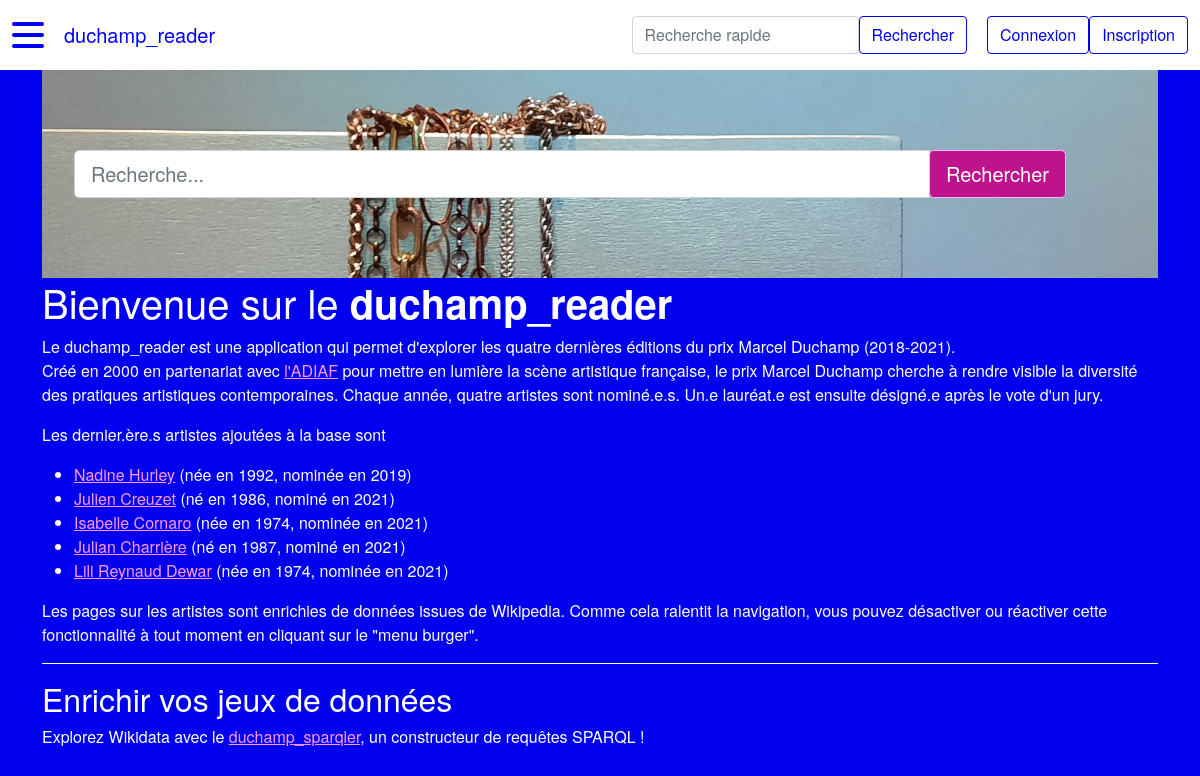
Before: / with the older database file.
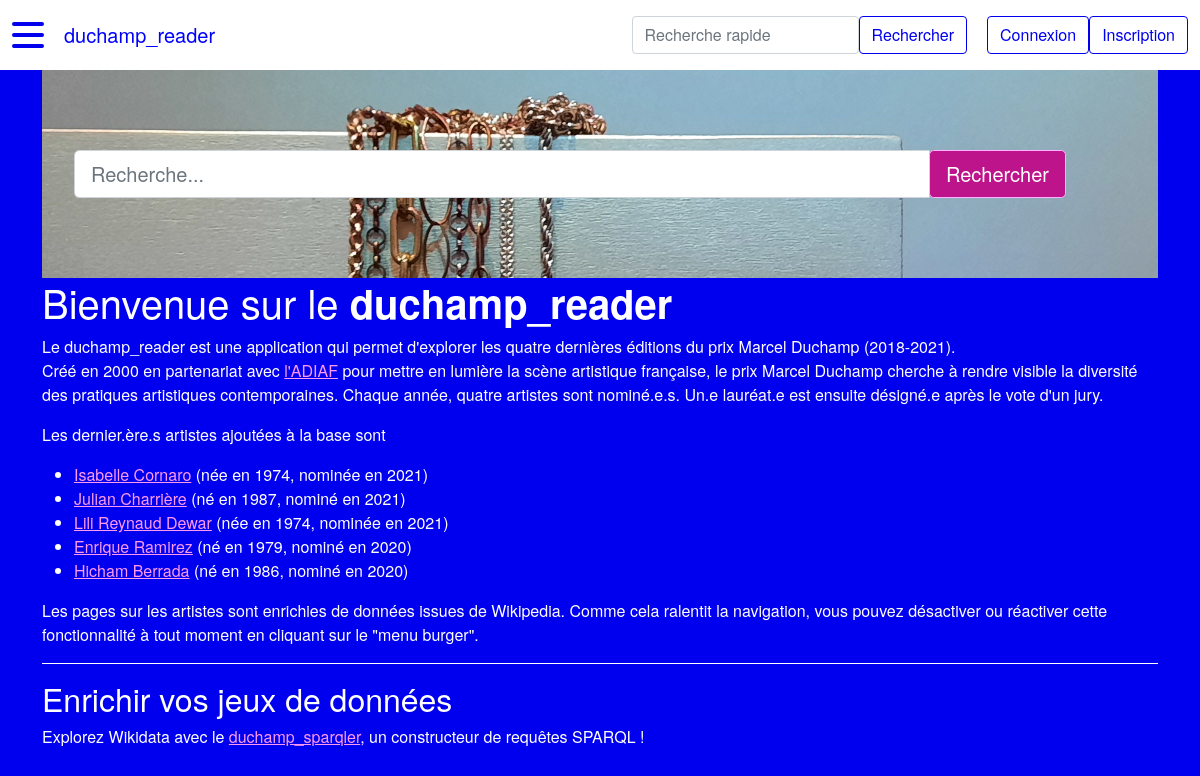
After: the same page with the newer database file.
### duchamp_reader/modeles/classes_generic.py (models this page shows, shortened)
class Artiste(db.Model):
    __tablename__ = "artiste"
    id = db.Column(db.Integer, unique=True, nullable=False, primary_key=True, autoincrement=True)
    nom = db.Column(db.Text, nullable=False)
    prenom = db.Column(db.Text, nullable=False)
    annee_naissance = db.Column(db.Integer) # format YYYY
    genre = db.Column(db.String(1))  # M : masculin, F : femme, A : autre/non-binaire
    id_wikidata = db.Column(db.Text)
    id_ville_naissance = db.Column(db.Integer, db.ForeignKey("ville.id"))
    id_ville_residence = db.Column(db.Integer, db.ForeignKey("ville.id"))
    classname = db.Column(db.Text, nullable=False, default="artiste")
    authorship = db.relationship("AuthorshipArtiste", back_populates="artiste")
    represent = db.relationship("RelationRepresente", back_populates="artiste")
    ville_naissance = db.relationship("Ville", foreign_keys=[id_ville_naissance],
                                      backref="artiste_ville_naissance", uselist=False)
    ville_residence = db.relationship("Ville", foreign_keys=[id_ville_residence],
                                      backref="artiste_ville_residence", uselist=False)
    nomination = db.relationship("Nomination", back_populates="artiste", uselist=False)
    @hybrid.hybrid_property
    def full(self):
        return self.prenom + " " + self.nom

class Nomination(db.Model):
    __tablename__ = "nomination"
    id = db.Column(db.Integer, unique=True, nullable=False, primary_key=True, autoincrement=True)
    annee = db.Column(db.Integer, nullable=False) # format YYYY
    laureat = db.Column(db.Boolean, nullable=False, default=0) # 1 si lauréat, 0 si non
    id_artiste = db.Column(db.Integer, db.ForeignKey("artiste.id"), nullable=False)
    id_theme = db.Column(db.Integer, db.ForeignKey("theme.id"), nullable=False)
    classname = db.Column(db.Text, nullable=False, default="nomination")
    authorship = db.relationship("AuthorshipNomination", back_populates="nomination")
    artiste = db.relationship("Artiste", back_populates="nomination")
    theme = db.relationship("Theme", back_populates="nomination", uselist=False)

### duchamp_reader/routes.py (the view)
@app.route("/")
def accueil():
    artistes = Artiste.query.order_by(Artiste.id.desc()).limit(5).all()
    return render_template("pages/accueil.html", artistes=artistes,
                           last_nominations=last_nominations, last_artistes=last_artistes, last_galeries=last_galeries,
                           last_themes=last_themes, last_villes=last_villes)

### duchamp_reader/templates/pages/accueil.html
{% extends "conteneur.html" %}
{% block homesearch %}
    {% include "partials/recherche.html" %}
{% endblock %}
{% block corps %}
    <h1>Bienvenue sur le <strong>duchamp_reader</strong></h1>
    <p>Le duchamp_reader est une application qui permet d'explorer les quatre dernières
        éditions du prix Marcel Duchamp (2018-2021).<br>
        Créé en 2000 en partenariat avec <a href="https://www.adiaf.com/">l'ADIAF</a>
        pour mettre en lumière la scène artistique française, le prix Marcel Duchamp cherche
        à rendre visible la diversité des pratiques artistiques contemporaines. Chaque année,
        quatre artistes sont nominé.e.s. Un.e lauréat.e est ensuite désigné.e après le vote
        d'un jury.</p>
    {% if artistes %}
        <p>Les dernier.ère.s artistes ajoutées à la base sont</p>
        <ul>
        {% for artiste in artistes %}
            <li>
                <a href="{{ url_for('artiste_main', id_artiste=artiste.id) }}">{{artiste.full}}</a>
                ({% if artiste.genre == "F" %}née{% elif artiste.genre == "A" %}né.e{% else %}né{% endif %} en {{artiste.annee_naissance}},
                {% if artiste.genre == "F" %}nominée{% elif artiste.genre == "A" %}nominé.e{% else %}nominé{% endif %} en {{artiste.nomination.annee}})
            </li>
        {% endfor %}
        </ul>
        <p>
            Les pages sur les artistes sont enrichies de données issues de Wikipedia. Comme cela ralentit
            la navigation, vous pouvez désactiver ou réactiver cette fonctionnalité à tout moment en cliquant
            sur le "menu burger".
        </p>
        <h2>Enrichir vos jeux de données</h2>
        <p>Explorez Wikidata avec le <a href="{{ url_for('sparql') }}">duchamp_sparqler</a>, un constructeur de requêtes SPARQL !</p>
    {% else %}
        <p>La base de données est en cours de constitution. Des données doivent encore être ajoutées.</p>
    {% endif %}
{% endblock %}

### duchamp_reader/templates/conteneur.html (shortened to what this page needs)
<!DOCTYPE html>
<html lang="fr">
    <head>
            {% include "partials/css.html" %}
    </head>
    <body>
        <nav class="navbar navbar-expand-md navbar-light bg-light fixed-top" id="mainNav">
            <div class="container-fluid">
                <div class="hamburger-lines">
                    <span class="line line1"></span>
                    <span class="line line2"></span>
                    <span class="line line3"></span>
                </div>
                <a class="navbar-brand" href="{{ url_for('accueil') }}">duchamp_reader</a>
                <form class="form-inline" action="{{url_for('recherche')}}" method="GET">
                    <input class="form-control" name="keyword" type="search" placeholder="Recherche rapide"
                        aria-label="Recherche">
                        <button class="btn btn-outline-info" type="submit">Rechercher</button>
                </form>
                {% if not current_user.is_authenticated %}
                    <a href="{{ url_for('connexion') }}">
                        <button class="btn btn-outline-info">Connexion</button>
                    </a>
                    <a href="{{ url_for('inscription') }}">
                        <button class="btn btn-outline-info">Inscription</button>
                    </a>
                {% else %}
                    <a href="{{ url_for('deconnexion') }}">
                        <button class="btn btn-outline-info">Déconnexion</button>
                    </a>
                {% endif %}
            </div>
        </nav>
        <div class="container">
            {% block homesearch %}{% endblock %}
            <div class="row">
                <div class="col">
                    {% block corps %}{% endblock %}
                </div>
            </div>
        </div>
    </body>
</html>

### duchamp_reader/templates/partials/css.html
<link rel="stylesheet" type="text/css" href="../../static/css/bootstrap.css">

### duchamp_reader/templates/partials/recherche.html
<div class="hero jumbotron">
    <div class="container">
        <form class="form" action="{{url_for('recherche')}}" method='GET'>
            <div class="input-group">
                <input type="search" name="keyword" class="form-control form-control-lg" type="text" placeholder="Recherche...">
                <span class="input-group-btn">
                    <button class="btn btn-primary btn-lg" href="#" role="button">Rechercher</button>
                </span>
            </div>
        </form>
    </div>
</div>

Changed rows visible on the page:
removed Artiste: full "Nadine Hurley", genre "née", annee_naissance "1992", nomination.annee "2019"
removed Artiste: full "Julien Creuzet", genre "né", annee_naissance "1986", nomination.annee "2021"
now on this page (row unchanged): Artiste: full "Enrique Ramirez", genre "né", annee_naissance "1979", nomination.annee "2020"
now on this page (row unchanged): Artiste: full "Hicham Berrada", genre "né", annee_naissance "1986", nomination.annee "2020"
